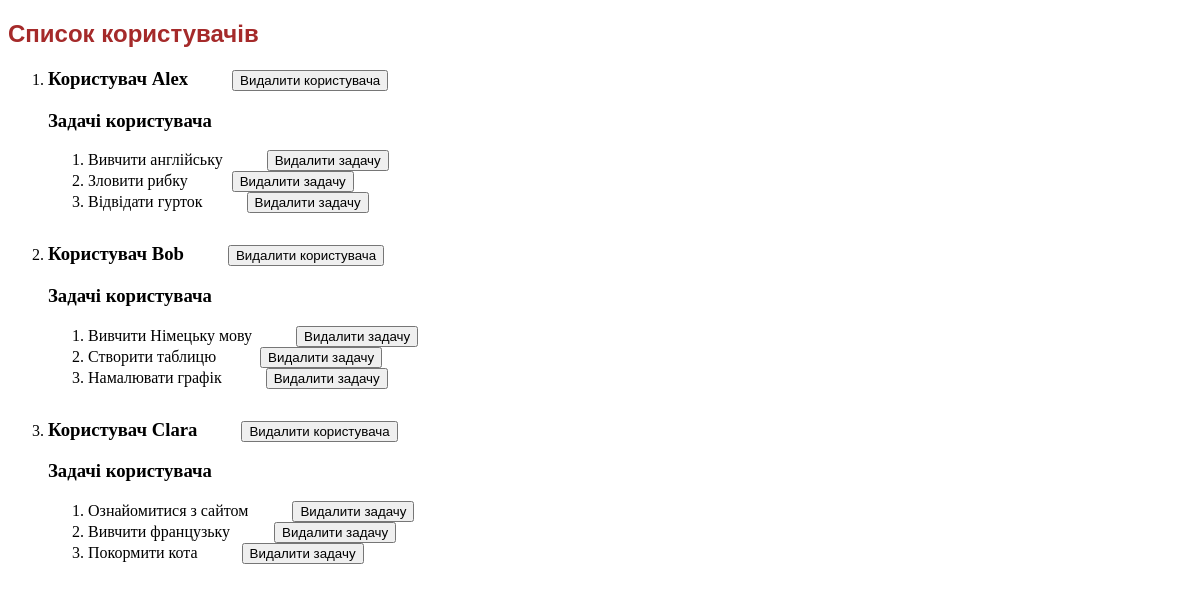
The page /admin on the database its author committed.
### tables this page shows
CREATE TABLE users (
                 id INTEGER PRIMARY KEY AUTOINCREMENT,
                 username TEXT UNIQUE,
                 password TEXT NOT NULL,
                 age INTEGER NOT NULL
    , role TEXT DEFAULT 'user');

CREATE TABLE tasks (
                id INTEGER PRIMARY KEY AUTOINCREMENT,
                user_id INTEGER,
                description TEXT,
                created_at TIMESTAMP NOT NULL,
                due_at TIMESTAMP NOT NULL,
                priority INTEGER NOT NULL,
                done BOOLEAN NOT NULL,
                FOREIGN KEY("user_id") REFERENCES users(id)
    );

### app.py (the view)
@app.route("/admin")
def admin_board():
    users = db.get_all_users()
    tasks = db.get_all_tasks()
    pprint(users)
    pprint(tasks)
    tasks_by_users = {}
    for user in users:
        list_tasks = []
        for task in tasks:
            list_tasks.append(task) if task[1] == user[0] else None
        tasks_by_users.setdefault(user[0], list_tasks)
    pprint(tasks_by_users)
    return render_template('admin.html', users=users, tasks=tasks_by_users)

### database.py (called while the page is built)
def get_all_users():
    conn = sqlite3.connect("database.db")
    cursor = conn.cursor()
    cursor.execute("SELECT * FROM users WHERE role = 'user'")
    return cursor.fetchall()

def get_all_tasks():
    conn = sqlite3.connect("database.db")
    cursor = conn.cursor()
    cursor.execute("SELECT * FROM tasks")
    return cursor.fetchall()

### templates/admin.html (shortened to what this page needs)
<!DOCTYPE html>
<html lang="uk">
<head>
    <link rel="stylesheet" href="{{ url_for('static', filename='css/style.css') }}">
</head>
<body>
    <h2>Список користувачів</h2>
    <ol>
        {% for user in users %}
            <li style="margin-bottom:30px;">
                <h3 style="display:inline;">Користувач {{ user[1] }}</h3>
                <form action="{{ url_for('admin_delete_user', user_id=user[0]) }}" method="POST" style="display:inline; margin-left:40px">
                    <button type="submit">Видалити користувача</button>
                </form>
                <h3>Задачі користувача</h3>
                <ol>
                    {% for task in tasks.get(user[0], []) %}
                        <li>
                            {{ task[2] }}
                            <form action="{{ url_for('admin_delete_task', task_id=task[0]) }}" method="POST" style="display:inline; margin-left:40px">
                                <button type="submit">Видалити задачу</button>
                            </form>
                        </li>
                    {% endfor %}
                </ol>
            </li>
        {% endfor %}
    </ol>
</body>
</html>

### static/css/style.css (style rules this page uses)
h2 { font-family: Arial; color: brown; }

### rows shown on the page
users: username "Alex"
tasks: description "Вивчити англійську"
tasks: description "Зловити рибку"
tasks: description "Відвідати гурток"
users: username "Bob"
tasks: description "Вивчити Німецьку мову"
tasks: description "Створити таблицю"
tasks: description "Намалювати графік"
users: username "Clara"
tasks: description "Ознайомитися з сайтом"
tasks: description "Вивчити французьку"
tasks: description "Покормити кота"
